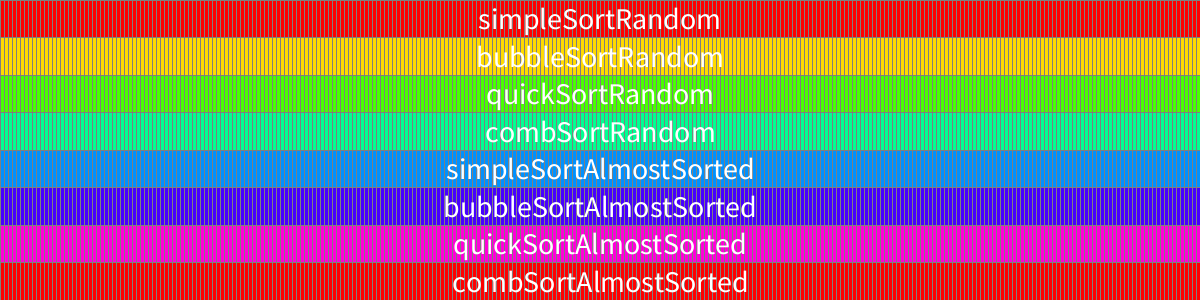
Frame 1 (no input)
Frame 60 (the mouse pressed at the canvas centre just before this capture): identical to frame 1, image omitted
Frame 120 (the mouse held since frame 60 and released just before this capture): identical to frame 1, image omitted

The Processing sketch that drew this single still picture (run headless with seeded random() and noise(); from frame 60 on, the mouse is pressed at the canvas centre):

// Processing sketch: SortTest
// ── SortTest.pde
int numData = 300;

SortBase[] sortsRandom = {
  new SimpleSort("simpleSortRandom", numData), 
  new BubbleSort("bubbleSortRandom", numData), 
  new QuickSort("quickSortRandom", numData), 
  new CombSort("combSortRandom", numData), 
};
SortBase[] sortsAlmostSorted = {
  new SimpleSort("simpleSortAlmostSorted", numData), 
  new BubbleSort("bubbleSortAlmostSorted", numData), 
  new QuickSort("quickSortAlmostSorted", numData), 
  new CombSort("combSortAlmostSorted", numData), 
};
SortBase[] sortsAll = (SortBase[])concat(sortsRandom, sortsAlmostSorted);

void setup() {
  size(1200, 300);
  colorMode(HSB, sortsAll.length - 1, 1, 1, 1);
}

void keyPressed() {
  for (SortBase sort : sortsRandom) {
    if (sort.runCount < 1) {
      sort.shuffle();
      thread(sort.name);
    }
  }
  for (SortBase sort : sortsAlmostSorted) {
    if (sort.runCount < 1) {
      sort.randomize(10);
      thread(sort.name);
    }
  }
}

void simpleSortRandom() {
  sortsRandom[0].sort();
}
void bubbleSortRandom() { 
  sortsRandom[1].sort();
}
void quickSortRandom() { 
  sortsRandom[2].sort();
}
void combSortRandom() { 
  sortsRandom[3].sort();
}
void simpleSortAlmostSorted() { 
  sortsAlmostSorted[0].sort();
}
void bubbleSortAlmostSorted() { 
  sortsAlmostSorted[1].sort();
}
void quickSortAlmostSorted() { 
  sortsAlmostSorted[2].sort();
}
void combSortAlmostSorted() { 
  sortsAlmostSorted[3].sort();
}

void draw() {
  background(0);
  float h = (float)height/sortsAll.length;
  for (int i = 0; i < sortsAll.length; i++) {
    SortBase sort = sortsAll[i];
    float w = (float)width/sort.data.length;
    float y = i*h;
    for (int j = 0; j < sort.data.length; j++) {
      float x = j*w;
      if (sort.data[j] == j + 1) {
        fill(i, 1, 1);
      } else {
        fill(0, 0, 1);
      }
      stroke(0, 0, 0.5);
      rect(x, y, w, h);
      //fill(0);
      //textAlign(CENTER, CENTER);
      //textSize(0.4*min(w, h));
      //text("" + sort.data[j], x, y, w, h);
    }
    if (0 < sort.runCount) {
      fill(0, 0, 0);
    } else {
      fill(0, 0, 1);
    }
    textAlign(CENTER, CENTER);
    textSize(0.8*h);
    text(sort.name, 0, y, width, h);
  }
}
// ── Algorithm.pde
static int delaay = 1;

abstract class SortBase {
  String name;
  int[] data;
  int runCount;
  SortBase() {
  }
  SortBase(String name, int n) {
    this.name = name;
    data = new int[n];
    for (int i = 0; i < n; i++) {
      data[i] = i + 1;
    }
    runCount = 0;
  }
  void shuffle() {
    // Fisher-Yates
    int n = data.length;
    for (int i = n - 1; 1 <= i; i--) {
      int j = (int)random(i);
      int t = data[i];
      data[i] = data[j];
      data[j] = t;
    }
  }
  void randomize(int n) {
    for (int i = 0; i < n; i++) {
      int j = (int)random(data.length);
      int k = (int)random(data.length);
      int t = data[j];
      data[j] = data[k];
      data[k] = t;
    }
  }
  abstract void sort();
}

class SimpleSort extends SortBase {
  SimpleSort(String name, int n) { 
    super(name, n);
  }

  void sort() {
    runCount++;
    for (int i = 0; i < data.length; i++) {
      int minIdx = i;
      for (int j = i + 1; j < data.length; j++) {
        delay(delaay);
        if (data[j] < data[minIdx]) {
          minIdx = j;
        }
      }
      int t = data[i];
      data[i] = data[minIdx];
      data[minIdx] = t;
    }
    runCount--;
  }
}

class BubbleSort extends SortBase {
  BubbleSort(String name, int n) { 
    super(name, n);
  }

  void sort() {
    runCount++;
    for (int i = 0; i < data.length - 2; i++) {
      for (int j = 1; j < data.length - i; j++) {
        delay(delaay);
        if (data[j] < data[j - 1]) {
          int t = data[j - 1];
          data[j - 1] = data[j];
          data[j] = t;
        }
      }
    }
    runCount--;
  }
}

class QuickSort extends SortBase {
  QuickSort(String name, int n) { 
    super(name, n);
  }

  private void qsort(int [] a, int start, int count) {
    int sum = 0;
    for (int i = start; i < start + count; i++) {
      delay(delaay);
      sum += a[i];
    }
    int m = sum/count;
    //println("qsort: m = " + m);
    int[] a1 = new int[0];
    int[] a2 = new int[0];
    for (int i = start; i < start + count; i++) {
      delay(delaay);
      if (a[i] <= m) {
        a1 = append(a1, a[i]);
      } else {
        a2 = append(a2, a[i]);
      }
    }
    int idx = start;
    for (int i = 0; i < a1.length; i++) {
      a[idx++] = a1[i];
    }
    for (int i = 0; i < a2.length; i++) {
      a[idx++] = a2[i];
    }
    //println("qsort: a1.length = " + a1.length);
    //println("qsort: a2.length = " + a2.length);
    if (1 < a1.length) {
      qsort(a, start, a1.length);
    }
    if (1 < a2.length) {
      qsort(a, start + a1.length, a2.length);
    }
  }

  void sort() {
    runCount++;
    qsort(data, 0, data.length);
    runCount--;
  }
}

class CombSort extends SortBase {
  CombSort(String name, int n) { 
    super(name, n);
  }

  void sort() {
    runCount++;
    int h = data.length * 10 / 13;

    while (true) {
      int swaps = 0;
      for (int i = 0; i + h < data.length; ++i) {
        delay(delaay);
        if (data[i] > data[i + h]) {
          int t = data[i];
          data[i] = data[i + h];
          data[i + h] = t;
          ++swaps;
        }
      }
      if (h == 1) {
        if (swaps == 0) {
          break;
        }
      } else {
        h = h * 10 / 13;
      }
    }
    runCount--;
  }
}
